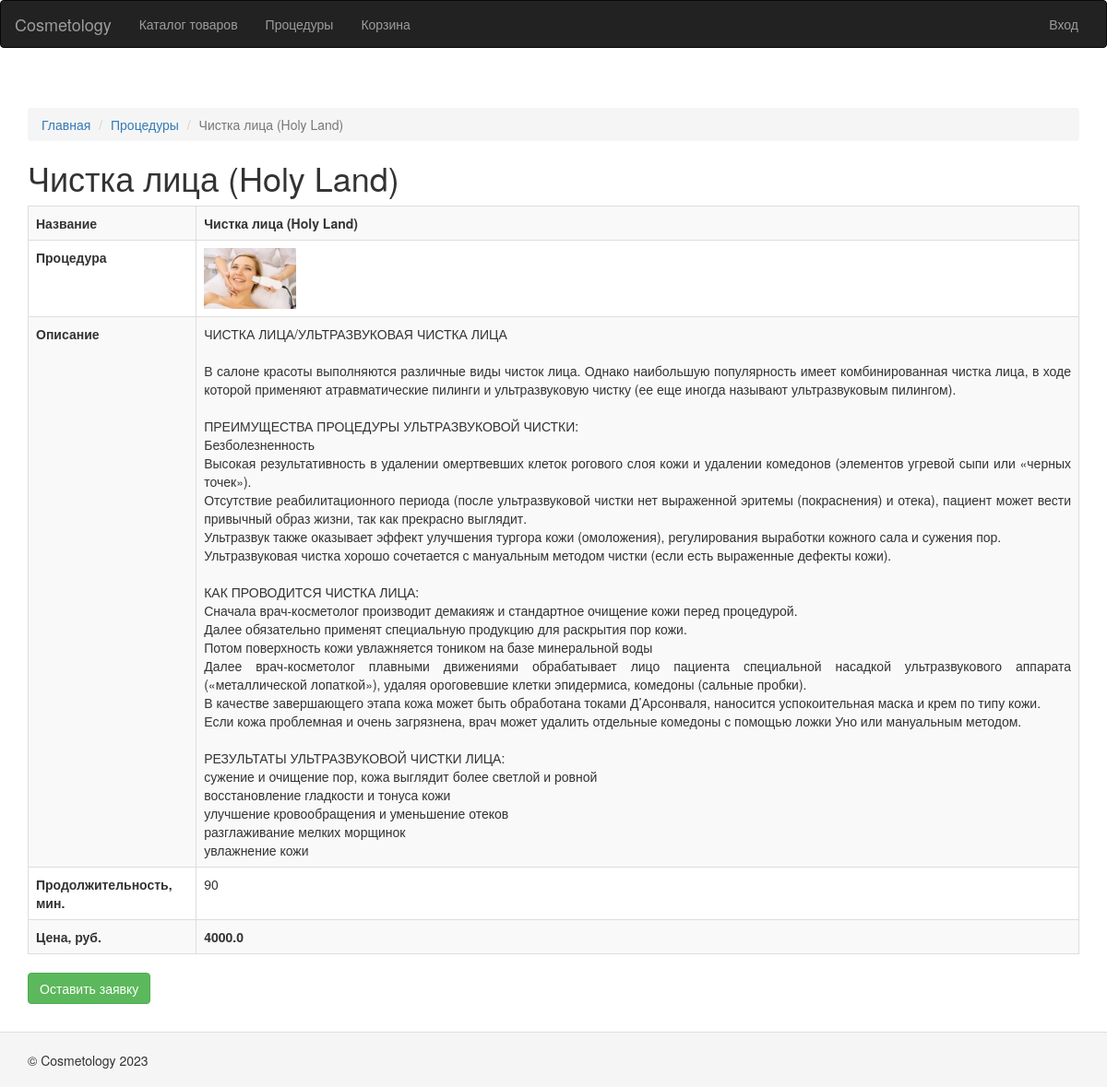
/procedure/detail/1/, run on the app's committed database.
### website/models.py (models this page shows)
class Procedure(models.Model):
    title = models.CharField("Название", max_length=255)
    """Название"""
    description = models.TextField("Описание", null=True, blank=True)
    """Описание"""
    image = models.ImageField("Изображение", null=True, blank=True)
    """Изображение"""
    cost = models.FloatField("Стоимость", null=True, blank=True)
    """Стоимость"""
    duration = models.IntegerField("Продолжительность, мин.", null=True, blank=True)
    """Продолжительность (минут)"""
    public = models.BooleanField("Публиковать", null=True, blank=True)
    """Публиковать товар"""
    def image_img(self):
        if self.image:
            from django.utils.safestring import mark_safe
            return mark_safe(u'<a href="{0}" target="_blank"><img src="{0}" width="100"/></a>'.format(self.image.url))
        else:
            return '(Нет изображения)'
    image_img.short_description = 'Изображение'
    image_img.allow_tags = True
    def __str__(self):
        return self.title
    class Meta:
        verbose_name = "Процедура"
        verbose_name_plural = "Процедуры"

### website/views.py (the view)
# urls.py: path('procedure/detail/<int:pk>/', ProcedureDetailView.as_view(), name='procedure-detail'),
class ProcedureDetailView(DetailView):
    title = 'Просмотр'
    model = Procedure
    template_name = 'procedure/detail.html'

### project/current_user.py (called while the page is built)
    def __call__(self, request):
        _user.value = request.user
        return self.get_response(request)

### templates/procedure/detail.html (shortened to what this page needs)
{% extends 'base.html' %}
{% load static %}
{% load crispy_forms_tags %}
{% block breadcrumbs %}
    <ol class="breadcrumb">
        <li><a href="{% url "home" %}">Главная</a></li>
        <li><a href="{% url "procedure-list" %}">Процедуры</a></li>
        <li class="active">{{ object }}</li>
    </ol>
{% endblock breadcrumbs %}
{% block content %}
    <h1>{{ object }}</h1>
    <table id="w0" class="table table-striped table-bordered detail-view">
        <tr>
            <th>Название</th>
            <td><b>{{ object.title }}</b></td>
        </tr>
        <tr>
            <th>Процедура</th>
            <td>{{ object.image_img }}</td>
        </tr>
        <tr>
            <th>Описание</th>
            <td align="justify">{{ object.description | linebreaksbr }}</td>
        </tr>
        <tr>
            <th>Продолжительность, мин.</th>
            <td>{{ object.duration }}</td>
        </tr>
        <tr>
            <th>Цена, руб.</th>
            <td><b>{{ object.cost }}</b></td>
        </tr>
    </table>
    <p>
        <a href="{% url "request-create-by-id" object.id %}" class="btn btn-success" >Оставить заявку</a>
    </p>
{% endblock content %}

### static/css/site.css (style rules this page uses)
html, body { height: 100%; }
p { text-align:justify; }

### data on the page
Procedure: title "Чистка лица (Holy Land)", image_img (picture), description "ЧИСТКА ЛИЦА/УЛЬТРАЗВУКОВАЯ ЧИСТКА ЛИЦА В салоне красоты выполняются различные виды чисток лица. Однако наибольшую популярность имеет комбинированная чистка лица, в ходе которой применяют атравматические пилинги и ультразвуковую чистку (ее еще иногда называют ультразвуковым пилингом). ПРЕИМУЩЕСТВА ПРОЦЕДУРЫ УЛЬТРАЗВУКОВОЙ ЧИСТКИ: Безболезненность Высокая результативность в удалении омертвевших клеток рогового слоя кожи и удалении комедонов (элементов угревой сыпи или «черных точек»). Отсутствие реабилитационного периода (после ультразвуковой чистки нет выраженной эритемы (покраснения) и отека), пациент может вести привычный образ жизни, так как прекрасно выглядит. Ультразвук также оказывает…", duration "90", cost "4000.0"
